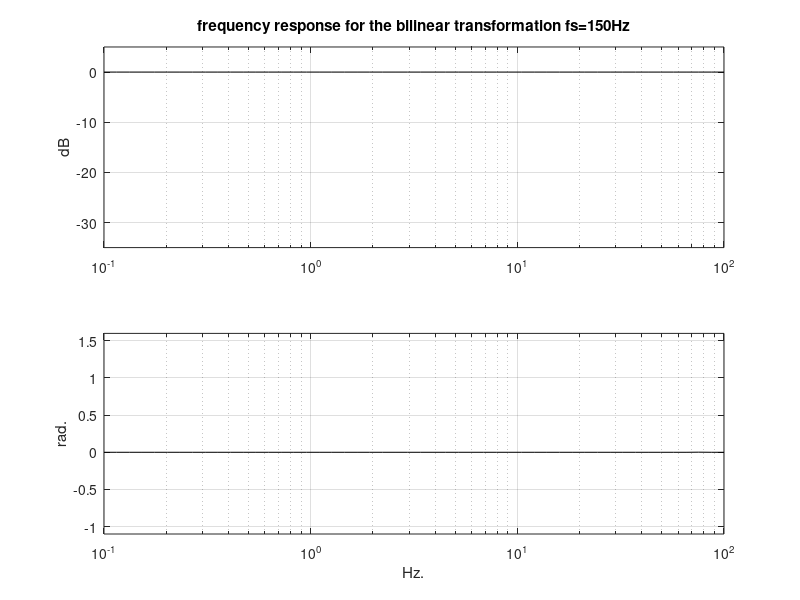

Write MATLAB code to recreate this figure.
num=942; 
den=[1 942]; %3.14x2x150 = 942
fs=150; 

[numd,dend] =bilinear(num, den,fs); 
f=logspace(-1,2); 
G=freqz(numd,dend, f,fs); 
AG=20*log10(abs(G));
Fl= angle(G); 

subplot(2,1,1); semilogx(f,AG,'k'); 
grid; axis([0.1 100 -35 5]);
ylabel('dB');
title('frequency response for the bilinear transformation fs=150Hz');

subplot(2,1,2); semilogx(f,Fl,'k'); 
grid,axis([0.1 100 -1.1 1.6]);
ylabel('rad.');
xlabel('Hz.');
